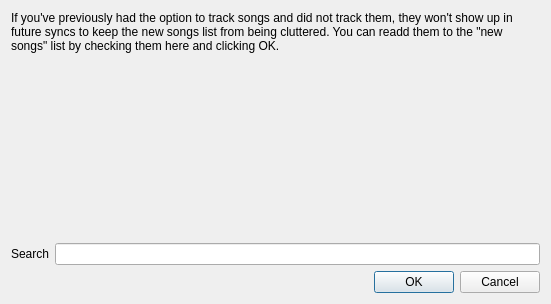
<?xml version="1.0" encoding="UTF-8"?>
<ui version="4.0">
 <class>IgnoredSongsDialog</class>
 <widget class="QDialog" name="IgnoredSongsDialog">
  <property name="geometry">
   <rect>
    <x>0</x>
    <y>0</y>
    <width>551</width>
    <height>304</height>
   </rect>
  </property>
  <property name="windowTitle">
   <string>Dialog</string>
  </property>
  <layout class="QVBoxLayout" name="verticalLayout">
   <item>
    <widget class="QLabel" name="label">
     <property name="text">
      <string>If you've previously had the option to track songs and did not track them, they won't show up in future syncs to keep the new songs list from being cluttered. You can readd them to the &quot;new songs&quot; list by checking them here and clicking OK.</string>
     </property>
     <property name="wordWrap">
      <bool>true</bool>
     </property>
    </widget>
   </item>
   <item>
    <widget class="SongView" name="ignored_song_table" native="true">
     <property name="sizePolicy">
      <sizepolicy hsizetype="Expanding" vsizetype="Expanding">
       <horstretch>0</horstretch>
       <verstretch>0</verstretch>
      </sizepolicy>
     </property>
    </widget>
   </item>
   <item>
    <layout class="QHBoxLayout" name="horizontalLayout_2">
     <item>
      <widget class="QLabel" name="label_2">
       <property name="text">
        <string>Search</string>
       </property>
      </widget>
     </item>
     <item>
      <widget class="QLineEdit" name="ignored_songs_lineedit"/>
     </item>
    </layout>
   </item>
   <item>
    <widget class="QDialogButtonBox" name="buttonBox">
     <property name="orientation">
      <enum>Qt::Horizontal</enum>
     </property>
     <property name="standardButtons">
      <set>QDialogButtonBox::Cancel|QDialogButtonBox::Ok</set>
     </property>
    </widget>
   </item>
  </layout>
 </widget>
 <customwidgets>
  <customwidget>
   <class>SongView</class>
   <extends>QWidget</extends>
   <header>bpsyncwidgets.h</header>
   <container>1</container>
  </customwidget>
 </customwidgets>
 <resources/>
 <connections>
  <connection>
   <sender>buttonBox</sender>
   <signal>accepted()</signal>
   <receiver>IgnoredSongsDialog</receiver>
   <slot>accept()</slot>
   <hints>
    <hint type="sourcelabel">
     <x>248</x>
     <y>254</y>
    </hint>
    <hint type="destinationlabel">
     <x>157</x>
     <y>274</y>
    </hint>
   </hints>
  </connection>
  <connection>
   <sender>buttonBox</sender>
   <signal>rejected()</signal>
   <receiver>IgnoredSongsDialog</receiver>
   <slot>reject()</slot>
   <hints>
    <hint type="sourcelabel">
     <x>316</x>
     <y>260</y>
    </hint>
    <hint type="destinationlabel">
     <x>286</x>
     <y>274</y>
    </hint>
   </hints>
  </connection>
 </connections>
</ui>
